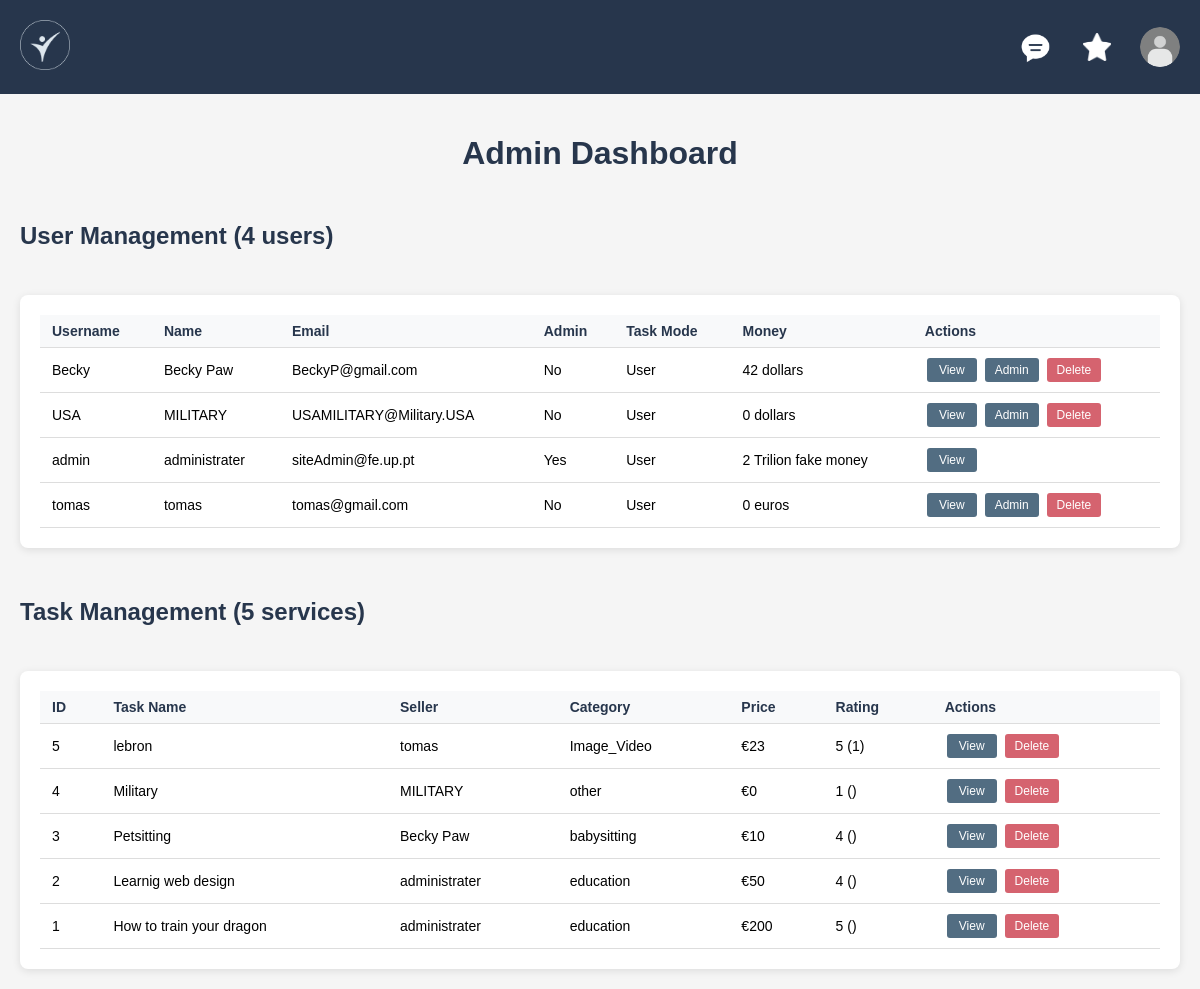
The app's page /pages/admin.php (signed in), older data.
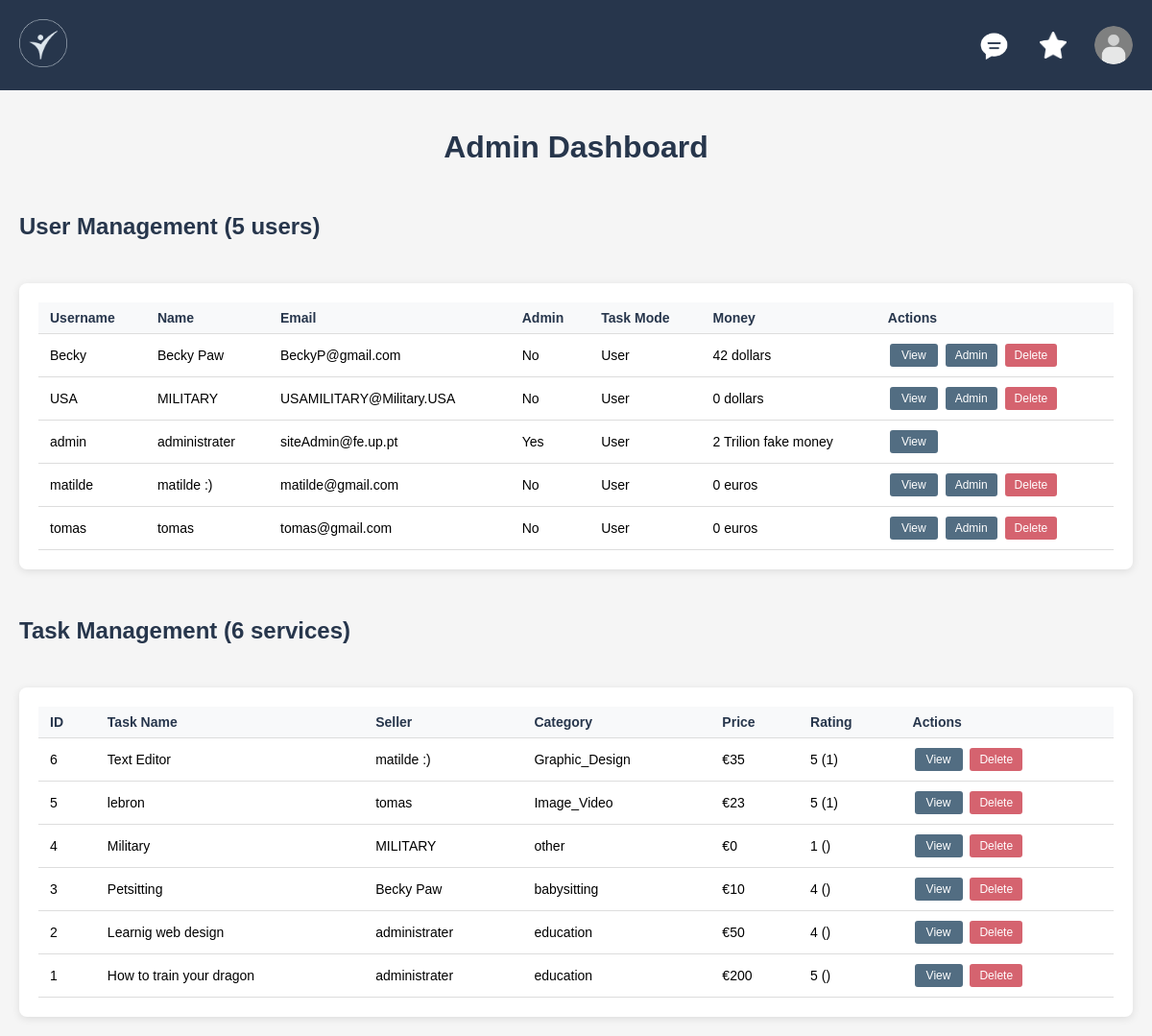
The same page, newer data.
### tables this page shows
CREATE TABLE users (
    username VARCHAR PRIMARY KEY,
    name VARCHAR NOT NULL,
    password VARCHAR NOT NULL,
    email VARCHAR NOT NULL,
    admin_power BOOLEAN,
    task_mode BOOLEAN,
    bio VARCHAR,
    profile_photo VARCHAR(255), 
    skills TEXT,
    money string NOT NULL 
);

CREATE TABLE services (
    id INTEGER PRIMARY KEY AUTOINCREMENT,
    taskname VARCHAR NOT NULL,
    pricing INTEGER NOT NULL,
    delivery_time VARCHAR REFERENCES delivery_time,
    description VARCHAR,
    rating INTEGER,
    Nrating INTEGER,
    category VARCHAR REFERENCES categories,
    user VARCHAR REFERENCES users ON DELETE CASCADE,
    image TEXT
);

### database/user_db.php (called while the page is built, shortened)
<?php
class User {
    public static function get_users() {
        $db = Database::getInstance();
        $stmt = $db->prepare('SELECT username, name, email, admin_power, task_mode, money, bio, skills, profile_photo FROM users ORDER BY username ASC');
        $stmt->execute();
        return $stmt->fetchAll();
    }
}
?>

### pages/admin.php (the view, shortened to what this page needs)
<?php
require_once(__DIR__ . '/../database/user_db.php');
$allServices = [];
$allUsers = User::get_users();
try {
    $db = Database::getInstance();
    $stmt = $db->prepare("
        SELECT s.*, u.name as seller_name
        FROM services s
        LEFT JOIN users u ON s.user = u.username
        ORDER BY s.id DESC
    ");
    $stmt->execute();
    $allServices = $stmt->fetchAll();
} catch (Exception $e) {
    error_log("Error fetching services: " . $e->getMessage());
}
?>
<!DOCTYPE html>
<html lang="en">
<head>
    <link rel="stylesheet" href="css/style.css">
    <link rel="stylesheet" href="css/admin.css">
</head>
<body>
<?php include_once(__DIR__ . '/../components/header.php'); ?>
<main class="admin-layout">
    <h1>Admin Dashboard</h1>
    <div class="admin-content">
        <h2>User Management (<?= count($allUsers) ?> users)</h2>
        <div class="admin-table-container">
            <table class="admin-table">
                <thead>
                    <tr>
                        <th>Username</th>
                        <th>Name</th>
                        <th>Email</th>
                        <th>Admin</th>
                        <th>Task Mode</th>
                        <th>Money</th>
                        <th>Actions</th>
                    </tr>
                </thead>
                <tbody>
                    <?php if (!empty($allUsers)): ?>
                        <?php foreach ($allUsers as $user): ?>
                            <tr>
                                <td><?= htmlspecialchars($user['username']) ?></td>
                                <td><?= htmlspecialchars($user['name']) ?></td>
                                <td><?= htmlspecialchars($user['email']) ?></td>
                                <td><?= $user['admin_power'] ? 'Yes' : 'No' ?></td>
                                <td><?= $user['task_mode'] ? 'Tasker' : 'User' ?></td>
                                <td><?= htmlspecialchars($user['money']) ?></td>
                                <td>
                                    <a href="user.php?user=<?= urlencode($user['username']) ?>" class="admin-btn view-btn">View</a>
                                    <?php if (!$user['admin_power']): ?>
                                        <a href="#" class="admin-btn promote-btn" onclick="promoteUser('<?= htmlspecialchars($user['username']) ?>'); return false;">Admin</a>
                                    <?php endif; ?>
                                    <?php if ($user['username'] !== $_SESSION['username']): ?>
                                        <a href="#" class="admin-btn delete-btn" onclick="deleteUser('<?= htmlspecialchars($user['username']) ?>'); return false;">Delete</a>
                                    <?php endif; ?>
                                </td>
                            </tr>
                        <?php endforeach; ?>
                    <?php else: ?>
                        <tr><td colspan="7">No users found.</td></tr>
                    <?php endif; ?>
                </tbody>
            </table>
        </div>
        <h2>Task Management (<?= count($allServices) ?> services)</h2>
        <div class="admin-table-container">
            <table class="admin-table">
                <thead>
                    <tr>
                        <th>ID</th>
                        <th>Task Name</th>
                        <th>Seller</th>
                        <th>Category</th>
                        <th>Price</th>
                        <th>Rating</th>
                        <th>Actions</th>
                    </tr>
                </thead>
                <tbody>
                    <?php if (!empty($allServices)): ?>
                        <?php foreach ($allServices as $service): ?>
                            <tr>
                                <td><?= $service['id'] ?></td>
                                <td><?= htmlspecialchars($service['taskname']) ?></td>
                                <td><?= htmlspecialchars($service['seller_name'] ?? $service['user']) ?></td>
                                <td><?= htmlspecialchars($service['category']) ?></td>
                                <td>€<?= $service['pricing'] ?></td>
                                <td><?= $service['rating'] ?> (<?= $service['Nrating'] ?>)</td>
                                <td>
                                    <a href="task.php?id=<?= $service['id'] ?>" class="admin-btn view-btn">View</a>
                                    <a href="#" class="admin-btn delete-btn" onclick="deleteService(<?= $service['id'] ?>); return false;">Delete</a>
                                </td>
                            </tr>
                        <?php endforeach; ?>
                    <?php else: ?>
                        <tr><td colspan="7">No services found.</td></tr>
                    <?php endif; ?>
                </tbody>
            </table>
        </div>
    </div>
</main>
</body>
</html>

### components/header.php (shortened to what this page needs)
<?php
$userPhoto = '../docs/user_icon.png';
if (isset($_SESSION['username'])) {
    require_once(__DIR__ . '/../database/user_db.php');
}
?>
<header>
    <a href="home.php"><img src="../docs/logo.png" alt="Taskly Logo" class="logo"></a>
    <div class="header-right">
        <?php if (isset($_SESSION['username'])): ?>
            <a href="message_hub.php" class="messages-button">
                <img src="../docs/message.png" alt="Messages" class="message-icon">
            </a>
            <a href="favorites.php" class="favorites-button">
                <img src="../docs/star.png" alt="Favorites" class="star-icon">
            </a>
        <?php endif; ?>
        <img src="<?= htmlspecialchars($userPhoto) ?>" alt="User Profile" class="user-icon" onclick="toggleUserMenu()">
    </div>
</header>

### pages/css/style.css (style rules this page uses)
body { font-family: Arial, sans-serif; background-color: #f5f5f5; margin: 0; padding: 0; }
header { background-color: #27364c; color: white; padding: 20px; display: flex; align-items: center; gap: 10px; }
main { padding: 20px; }
.logo { height: 50px; width: auto; }
.header-right { display: flex; align-items: center; gap: 20px; margin-left: auto; position: relative; }
.user-icon { height: 40px; width: 40px; border-radius: 50%; cursor: pointer; }
.favorites-button { display: flex; align-items: center; justify-content: center; width: 40px; height: 40px; margin: 0 1px; border-radius: 50%; transition: background-color 0.2s ease; padding-right: 2px; }
.star-icon { width: 28px; height: 28px; transition: color 0.2s ease; filter: brightness(0) invert(1); }
.messages-button { display: flex; align-items: center; justify-content: center; width: 40px; height: 40px; margin: 0 1px; border-radius: 50%; transition: background-color 0.2s ease; }
.message-icon { width: 40px; height: 40px; filter: brightness(0) invert(1); }

### pages/css/admin.css (style rules this page uses)
.admin-layout { max-width: 1400px; margin: 0 auto; padding: 20px; }
.admin-layout h1 { color: #27364c; margin-bottom: 30px; text-align: center; }
.admin-content { display: flex; flex-direction: column; gap: 30px; }
.admin-content h2 { color: #27364c; margin-bottom: 15px; font-size: 24px; }
.admin-table-container { padding: 20px; overflow-x: auto; background: white; border-radius: 8px; box-shadow: 0 2px 8px rgba(0,0,0,0.1); }
.admin-table { width: 100%; border-collapse: collapse; margin: 0; }
.admin-table th, .admin-table td { padding: 8px 12px; text-align: left; border-bottom: 1px solid #ddd; font-size: 14px; }
.admin-table th { background: #f8f9fa; font-weight: bold; color: #27364c; }
.admin-btn { padding: 5px 10px; margin: 2px; border: none; border-radius: 3px; cursor: pointer; text-decoration: none; display: inline-block; font-size: 12px; text-align: center; min-width: 50px; box-sizing: border-box; font-family: inherit; }
.view-btn { background-color: #526D82; color: white; }
.promote-btn { background-color: #526D82; color: white; }
.delete-btn { background-color: #d5636f; color: white; }

Row changes from the older to the newer data that the page shows:
added users: username "matilde", name "matilde :)", email "matilde@gmail.com", admin_power "No", task_mode "User", money "0 euros"
added services: id "6", taskname "Text Editor", user.name "matilde :)", category "Graphic_Design", pricing "35", rating "5", Nrating "1"
Text that changed along with them:
count($allUsers): "4" → "5"
count($allServices): "5" → "6"
